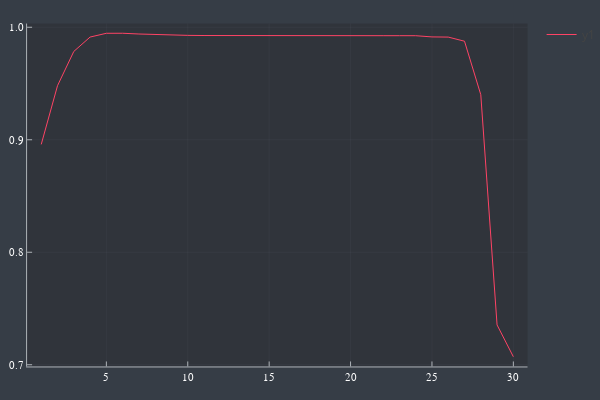

Here is the notebook cell this chart was saved with:
### Code cell
plot([maximum(abs.(GenericSite(state[1],:right)))  for state in states])

### Figure 1 — Plotly figure (JSON) as saved in the notebook; plotly's stock layout.template omitted (floating-point values rounded to 4 significant figures)
{"data": [{"colorbar": {"title": ""}, "legendgroup": "y1", "line": {"color": "rgba(254, 67, 101, 1.000)", "dash": "solid", "shape": "linear", "width": 1}, "mode": "lines", "name": "y1", "showlegend": true, "type": "scatter", "x": [1, 2, 3, 4, 5, 6, 7, 8, 9, 10, 11, 12, 13, 14, 15, 16, 17, 18, 19, 20, 21, 22, 23, 24, 25, 26, 27, 28, 29, 30], "xaxis": "x", "y": [0.8959, 0.9481, 0.9785, 0.9913, 0.9947, 0.9947, 0.994, 0.9934, 0.993, 0.9928, 0.9927, 0.9926, 0.9926, 0.9925, 0.9925, 0.9925, 0.9925, 0.9925, 0.9925, 0.9925, 0.9925, 0.9925, 0.9925, 0.9925, 0.9914, 0.9913, 0.9876, 0.9401, 0.7354, 0.7071], "yaxis": "y", "zmax": null, "zmin": null}], "layout": {"annotations": [], "height": 400, "legend_position": {"bgcolor": "rgba(54, 61, 70, 1.000)", "bordercolor": "rgba(255, 255, 255, 1.000)", "borderwidth": 1, "font": {"color": "rgba(255, 255, 255, 1.000)", "family": "sans-serif", "size": 11}, "title": {"font": {"color": "rgba(255, 255, 255, 1.000)", "family": "sans-serif", "size": 15}, "text": ""}, "tracegroupgap": 0, "traceorder": "normal", "x": 1, "xanchor": "auto", "y": 1, "yanchor": "auto"}, "margin": {"b": 20, "l": 0, "r": 0, "t": 20}, "paper_bgcolor": "rgba(54, 61, 70, 1.000)", "plot_bgcolor": "rgba(48, 52, 59, 1.000)", "showlegend": true, "width": 600, "xaxis": {"anchor": "y", "domain": [0.05101, 0.9934], "gridcolor": "rgba(173, 178, 183, 0.100)", "gridwidth": 0.5, "linecolor": "rgba(173, 178, 183, 1.000)", "mirror": false, "range": [0.13, 30.87], "showgrid": true, "showline": true, "showticklabels": true, "tickangle": 0, "tickcolor": "rgb(173, 178, 183)", "tickfont": {"color": "rgba(255, 255, 255, 1.000)", "family": "sans-serif", "size": 11}, "tickmode": "array", "ticks": "inside", "ticktext": ["5", "10", "15", "20", "25", "30"], "tickvals": [5, 10, 15, 20, 25, 30], "title": "", "titlefont": {"color": "rgba(255, 255, 255, 1.000)", "family": "sans-serif", "size": 15}, "type": "-", "visible": true, "zeroline": false, "zerolinecolor": "rgba(173, 178, 183, 1.000)"}, "yaxis": {"anchor": "x", "domain": [0.03762, 0.9902], "gridcolor": "rgba(173, 178, 183, 0.100)", "gridwidth": 0.5, "linecolor": "rgba(173, 178, 183, 1.000)", "mirror": false, "range": [0.6985, 1.003], "showgrid": true, "showline": true, "showticklabels": true, "tickangle": 0, "tickcolor": "rgb(173, 178, 183)", "tickfont": {"color": "rgba(255, 255, 255, 1.000)", "family": "sans-serif", "size": 11}, "tickmode": "array", "ticks": "inside", "ticktext": ["0.7", "0.8", "0.9", "1.0"], "tickvals": [0.7, 0.8, 0.9, 1], "title": "", "titlefont": {"color": "rgba(255, 255, 255, 1.000)", "family": "sans-serif", "size": 15}, "type": "-", "visible": true, "zeroline": false, "zerolinecolor": "rgba(173, 178, 183, 1.000)"}}}
